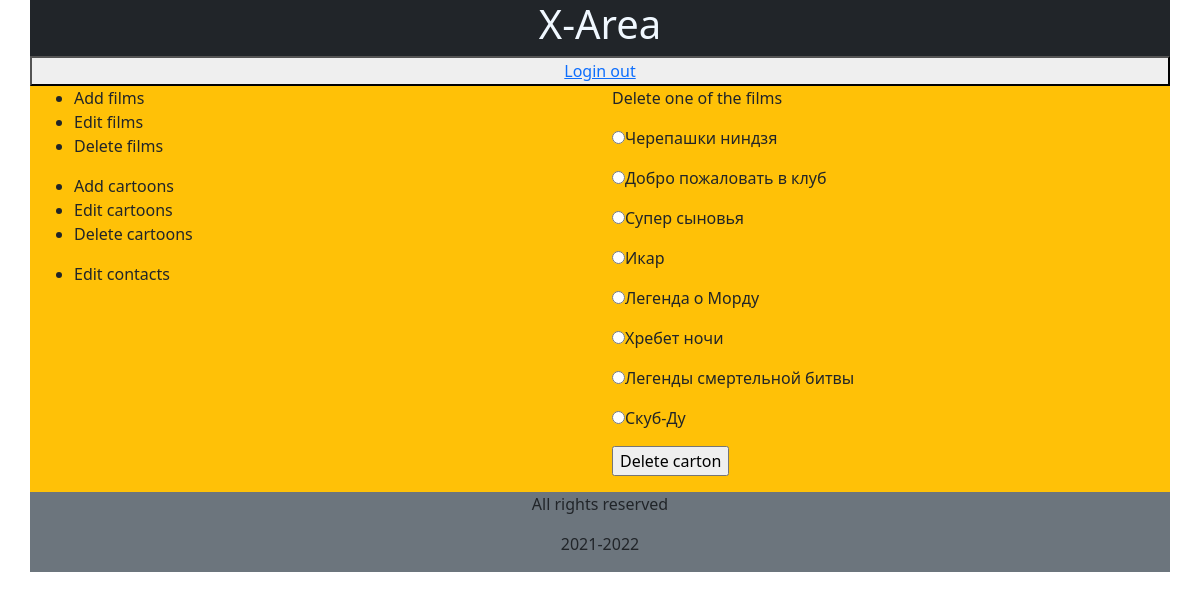
Page /admin/del_carton.php (signed in) on the committed database.
### tables this page shows
CREATE TABLE `carton` (
  `id` int(11) NOT NULL,
  `title` varchar(255) NOT NULL,
  `img` text NOT NULL,
  `video` text NOT NULL
);

### admin/del_carton.php (the view, shortened to what this page needs)
<?php
if(!isset($_SESSION["sess_user"])){
 header("Location: index.php");
}
else
{
?>
<?php
include("blocks3/db.php");?>
<!doctype html>
<html lang="en">
  <head>
    <link href="https://cdn.jsdelivr.net/npm/bootstrap@5.2.3/dist/css/bootstrap.min.css" rel="stylesheet">
    <link rel="stylesheet"type="text/css" href="style3.css"  >
  </head>
  <body>
  <? include("blocks3/header.php");?>
  <section class="forwhom">
    <div class="container">
      <div class="row bg-warning">
        <div class="col-md-6 col-sm-12">
        <? include("blocks3/leftbr.php");?>
        </div>
        <div class="col-md-6 col-sm-12 bg-warning">
        <p>Delete one of the films</p>
                    <form action="drop.carton.php" method="post">
                <?
                                $result=mysqli_query ($db,"SELECT title , id FROM carton");
                                $myrow=mysqli_fetch_array($result);
                 do{
                     printf("<p><input name='id' type='radio'value='%s'><label>%s</label> </p>",$myrow["id"],$myrow["title"]);
                  }
                  while($myrow=mysqli_fetch_array($result));
                   ?>
                   <p><input type="submit" name="submit" value="Delete carton"></p>
                    </form>
        </div>
        </div>
</div>
</section>
<?include("blocks3/footer.php"); ?>
  </body>
</html>
<?php
}
?>

### admin/style3.css (style rules this page uses)
.forwhom { border: 0 px solid black; }

### rows in the picture
carton: title "Черепашки ниндзя"
carton: title "Добро пожаловать в клуб"
carton: title "Супер сыновья"
carton: title "Икар"
carton: title "Легенда о Морду"
carton: title "Хребет ночи"
carton: title "Легенды смертельной битвы"
carton: title "Скуб-Ду"
